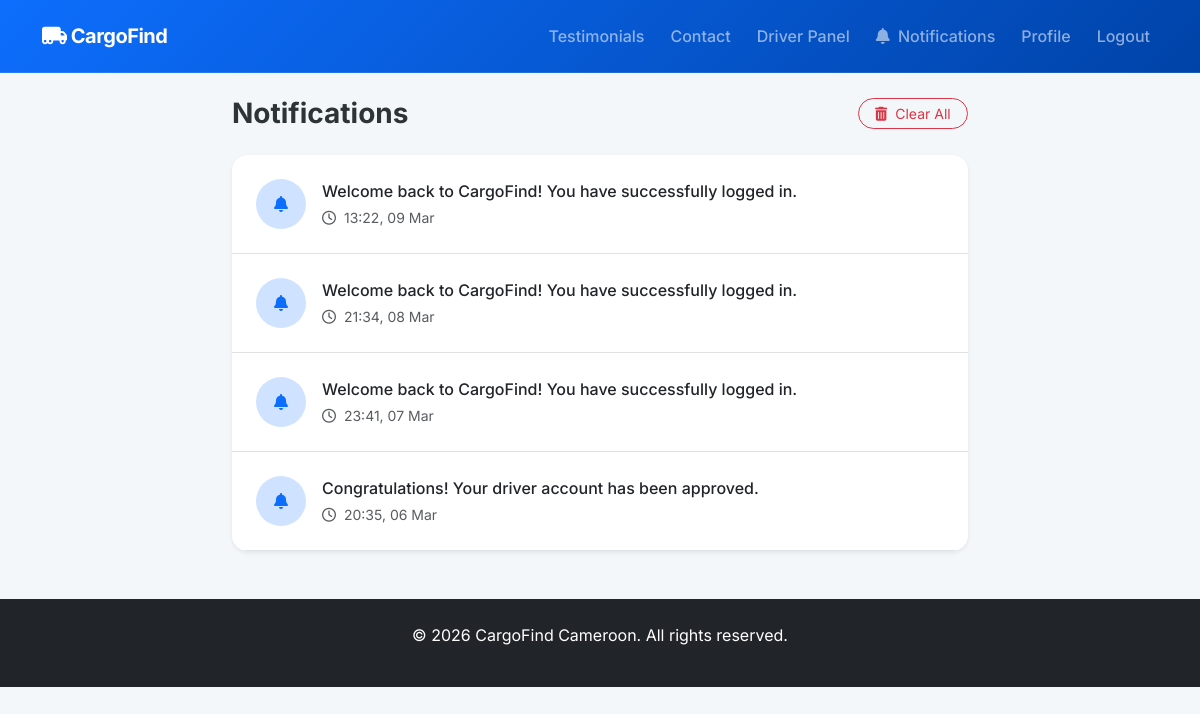
The app's page /notifications (signed in), older data.
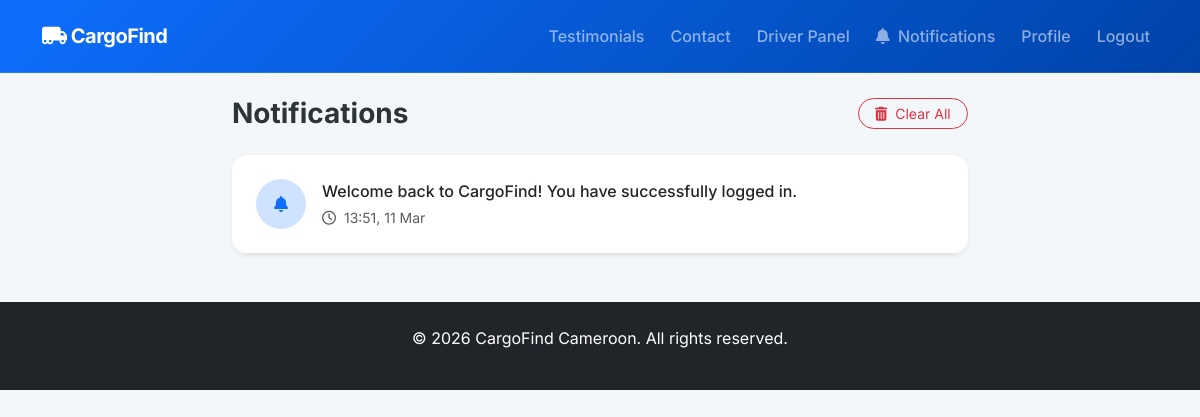
The same page, newer data.
### models.py (models this page shows)
class Notification(db.Model):
    id = db.Column(db.Integer, primary_key=True)
    user_id = db.Column(db.Integer, db.ForeignKey('user.id'), nullable=False)
    message = db.Column(db.String(255), nullable=False)
    is_read = db.Column(db.Boolean, default=False)
    created_at = db.Column(db.DateTime, default=datetime.utcnow)
    link = db.Column(db.String(100))

### app.py (the view)
@app.route('/notifications')
@login_required
def notifications():
    user_notifications = Notification.query.filter_by(user_id=current_user.id).order_by(Notification.created_at.desc()).all()
    for notif in user_notifications:
        notif.is_read = True
    db.session.commit()
    return render_template('notifications.html', notifications=user_notifications)

### app.py (called while the page is built)
@login_manager.user_loader
def load_user(user_id):
    return User.query.get(int(user_id))

### templates/notifications.html (shortened to what this page needs)
{% extends 'base.html' %}
{% block content %}
<div class="row justify-content-center">
    <div class="col-md-8">
        <div class="d-flex justify-content-between align-items-center mb-4">
            <h1 class="h3 fw-bold mb-0">Notifications</h1>
            {% if notifications %}
            <form action="{{ url_for('clear_notifications') }}" method="POST">
                <button type="submit" class="btn btn-outline-danger btn-sm rounded-pill px-3">
                    <i class="fas fa-trash-alt me-2"></i>Clear All
                </button>
            </form>
            {% endif %}
        </div>
        <div class="notification-list shadow-sm rounded-4 overflow-hidden">
            {% if notifications %}
                {% for notif in notifications %}
                <div class="p-4 border-bottom bg-white d-flex align-items-start gap-3 hover-shadow transition-base">
                    <div class="bg-primary-subtle text-primary rounded-circle p-3 flex-shrink-0" style="width: 50px; height: 50px; display: flex; align-items: center; justify-content: center;">
                        <i class="fas fa-bell"></i>
                    </div>
                    <div class="flex-grow-1">
                        <p class="mb-1 fw-medium text-dark">{{ notif.message }}</p>
                        <small class="text-muted d-block">
                            <i class="far fa-clock me-1"></i>
                            {{ notif.created_at.strftime('%H:%M, %d %b') }}
                        </small>
                    </div>
                </div>
                {% endfor %}
            {% endif %}
        </div>
    </div>
</div>
{% endblock %}

### templates/base.html (shortened to what this page needs)
<!DOCTYPE html>
<html lang="en">
<head>
    <link href="https://cdn.jsdelivr.net/npm/bootstrap@5.3.0/dist/css/bootstrap.min.css" rel="stylesheet">
    <link rel="stylesheet" href="https://cdnjs.cloudflare.com/ajax/libs/font-awesome/6.0.0/css/all.min.css">
    <link rel="stylesheet" href="https://unpkg.com/leaflet@1.9.4/dist/leaflet.css" />
    <link rel="stylesheet" href="{{ url_for('static', filename='css/style.css') }}">
</head>
<body>
    <nav class="navbar navbar-expand-lg navbar-dark sticky-top">
        <div class="container">
            <a class="navbar-brand" href="{{ url_for('index') }}"><i class="fas fa-truck-moving"></i> CargoFind</a>
            <div class="collapse navbar-collapse" id="navbarNav">
                <ul class="navbar-nav ms-auto">
                    <li class="nav-item"><a class="nav-link" href="{{ url_for('testimonials') }}">Testimonials</a></li>
                    <li class="nav-item"><a class="nav-link" href="{{ url_for('contact') }}">Contact</a></li>
                    {% if current_user.is_authenticated %}
                        {% if current_user.role == 'customer' %}
                            <li class="nav-item"><a class="nav-link" href="{{ url_for('customer_dashboard') }}">Dashboard</a></li>
                            <li class="nav-item"><a class="nav-link" href="{{ url_for('book_delivery') }}">Book Delivery</a></li>
                        {% elif current_user.role == 'driver' %}
                            <li class="nav-item"><a class="nav-link" href="{{ url_for('driver_dashboard') }}">Driver Panel</a></li>
                        {% endif %}
                        <li class="nav-item"><a class="nav-link" href="{{ url_for('notifications') }}"><i class="fas fa-bell me-1"></i> Notifications</a></li>
                        <li class="nav-item"><a class="nav-link" href="{{ url_for('profile') }}">Profile</a></li>
                        <li class="nav-item"><a class="nav-link" href="{{ url_for('logout') }}">Logout</a></li>
                    {% else %}
                        <li class="nav-item"><a class="nav-link" href="{{ url_for('login') }}">Login</a></li>
                        <li class="nav-item"><a class="nav-link btn btn-light text-primary fw-bold ms-lg-2" href="{{ url_for('register') }}">Sign Up</a></li>
                    {% endif %}
                </ul>
            </div>
        </div>
    </nav>
    <div class="container mt-4">
        {% block content %}{% endblock %}
    </div>
    <footer class="bg-dark text-white py-4 mt-5">
        <div class="container text-center">
            <p>&copy; 2026 CargoFind Cameroon. All rights reserved.</p>
        </div>
    </footer>
</body>
</html>

### static/css/style.css (style rules this page uses)
:root { --primary-gradient: linear-gradient(135deg, #0d6efd 0%, #0043a8 100%); --secondary-gradient: linear-gradient(135deg, #6c757d 0%, #343a40 100%); --glass-bg: rgba(255, 255, 255, 0.9); --card-shadow: 0 10px 30px rgba(0, 0, 0, 0.08); --transition-base: all 0.3s cubic-bezier(0.4, 0, 0.2, 1); }
body { font-family: 'Inter', sans-serif; background-color: #f4f7fa; color: #2d3436; overflow-x: hidden; }
.navbar { background: var(--primary-gradient) !important; backdrop-filter: blur(10px); border-bottom: 1px solid rgba(255, 255, 255, 0.1); padding: 1rem 0; transition: var(--transition-base); }
.btn { transition: var(--transition-base); transform: perspective(1px) translateZ(0); }

### templates/base.html (style rules this page uses)
.navbar-brand { font-weight: 700 !important; letter-spacing: -0.5px; }
.nav-link { font-weight: 500; margin-left: 10px; }

### templates/notifications.html (style rules this page uses)
.transition-base { transition: all 0.2s ease-in-out; }

Row changes from the older to the newer data that the page shows:
removed Notification: message "Welcome back to CargoFind! You have successfully logged in.", created_at "13:22, 09 Mar"
removed Notification: message "Welcome back to CargoFind! You have successfully logged in.", created_at "21:34, 08 Mar"
removed Notification: message "Welcome back to CargoFind! You have successfully logged in.", created_at "23:41, 07 Mar"
removed Notification: message "Congratulations! Your driver account has been approved.", created_at "20:35, 06 Mar"
added Notification: message "Welcome back to CargoFind! You have successfully logged in.", created_at "13:51, 11 Mar"
